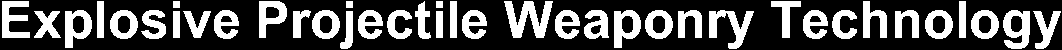
#> input picture client/assets/rendered_templates/s13_native/skills/Explosive_Projectile_Weaponry_Technology.png, 1062 x 50 px
$ python -i preprocessor.py   (imports and definitions only)
#> lines starting #> are read from the running program, lines starting #| are printed output that depends on the picture; after the words box and inside, x2 and y2 are one past the last pixel; in counts of white or black regions, pixels touching at a corner belong together
#> further down, picture is the input picture: shape (50, 1062, 3); 30.8% white; 39 white regions, largest, box (x1, y1, x2, y2) and area: (504, 1, 553, 38) 971, (709, 10, 754, 49) 750, (1003, 10, 1030, 49) 680
import numpy as np

try:
    import cv2
except ImportError:
    cv2 = None


class ImagePreprocessor:
    """Preprocesses captured game UI images for OCR accuracy."""

    def __init__(self):
        if cv2 is None:
            raise ImportError("opencv-python is required. Install with: pip install opencv-python")

    def preprocess_for_ocr(self, image: np.ndarray, scale_factor: float = 2.0) -> np.ndarray:
        """Full preprocessing pipeline for OCR on game UI text.

        Steps: grayscale -> upscale -> threshold -> denoise
        """
#> called with scale_factor = 2
        gray = cv2.cvtColor(image, cv2.COLOR_BGR2GRAY)

        # Upscale for better OCR accuracy on small text
        if scale_factor != 1.0:
            h, w = gray.shape
#> h = 50; w = 1062
            gray = cv2.resize(gray, (int(w * scale_factor), int(h * scale_factor)),
                              interpolation=cv2.INTER_CUBIC)
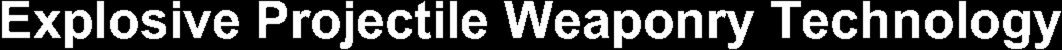
#> gray: shape (100, 2124) (shown at 1/2 size); min 0, max 255, mean 78.5

        # Adaptive threshold for game UI (dark background, light text)
        binary = cv2.adaptiveThreshold(
            gray, 255, cv2.ADAPTIVE_THRESH_GAUSSIAN_C,
            cv2.THRESH_BINARY, 11, 2
        )
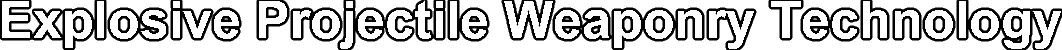
#> binary: shape (100, 2124) (shown at 1/2 size); 75.7% white; 31 black regions, largest, box (x1, y1, x2, y2) and area: (1105, 15, 1409, 100) 6366, (675, 0, 891, 100) 5913, (0, 0, 213, 100) 5395

        return binary

    # [51 lines left out: functions preprocess_light_text_dark_bg, preprocess_for_template_matching, extract_rows, extract_columns, not called in this run]

>>> import cv2
>>> picture = cv2.imread('../assets/rendered_templates/s13_native/skills/Explosive_Projectile_Weaponry_Technology.png')
>>> result = ImagePreprocessor().preprocess_for_ocr(picture)

$ run again, on client/assets/rendered_templates/s13_native/skills/Manufacture_Electronic_Equipment.png
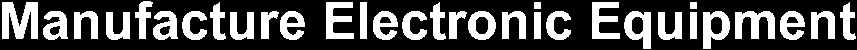
#> input picture client/assets/rendered_templates/s13_native/skills/Manufacture_Electronic_Equipment.png, 857 x 50 px
#> picture is the input picture: shape (50, 857, 3); 30.9% white; 32 white regions, largest, box (x1, y1, x2, y2) and area: (2, 2, 38, 39) 953, (735, 11, 775, 39) 694, (326, 2, 354, 39) 622
#> in preprocess_for_ocr, `gray = cv2.resize(gray, (int(w * scale_factor), int(h * scale_factor))..`:
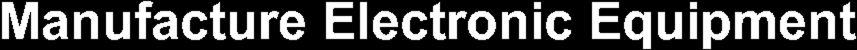
#> gray: shape (100, 1714) (shown at 1/2 size); min 0, max 255, mean 78.8
#> in preprocess_for_ocr, `binary = cv2.adaptiveThreshold( gray, 255, cv2.ADAPTIVE_THRESH_GAUSSIA..`:
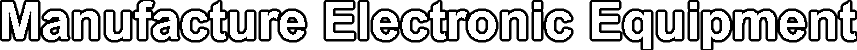
#> binary: shape (100, 1714) (shown at 1/2 size); 74.8% white; 22 black regions, largest, box (x1, y1, x2, y2) and area: (207, 0, 513, 85) 7864, (741, 0, 997, 85) 5674, (1401, 17, 1615, 100) 4755
